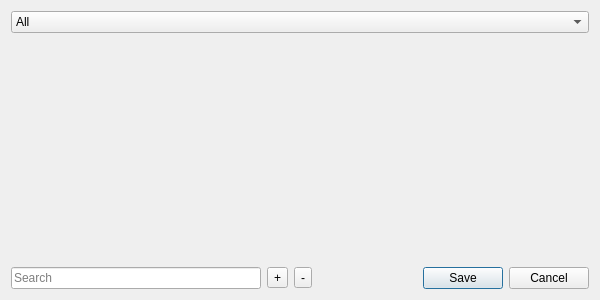
<?xml version="1.0" encoding="UTF-8"?>
<ui version="4.0">
 <class>ExportDialog</class>
 <widget class="QDialog" name="ExportDialog">
  <property name="geometry">
   <rect>
    <x>0</x>
    <y>0</y>
    <width>600</width>
    <height>300</height>
   </rect>
  </property>
  <property name="windowTitle">
   <string>Dialog</string>
  </property>
  <layout class="QGridLayout" name="gridLayout">
   <item row="0" column="0" colspan="4">
    <widget class="QComboBox" name="typeCombo">
     <item>
      <property name="text">
       <string>All</string>
      </property>
     </item>
     <item>
      <property name="text">
       <string>Visible</string>
      </property>
     </item>
     <item>
      <property name="text">
       <string>Selected</string>
      </property>
     </item>
    </widget>
   </item>
   <item row="1" column="0" colspan="4">
    <widget class="QScrollArea" name="itemsScrool">
     <property name="frameShape">
      <enum>QFrame::NoFrame</enum>
     </property>
     <property name="lineWidth">
      <number>0</number>
     </property>
     <property name="widgetResizable">
      <bool>true</bool>
     </property>
     <widget class="QWidget" name="itemsAreaWidgetContents">
      <property name="geometry">
       <rect>
        <x>0</x>
        <y>0</y>
        <width>582</width>
        <height>226</height>
       </rect>
      </property>
      <layout class="QVBoxLayout" name="itemsLayout"/>
     </widget>
    </widget>
   </item>
   <item row="2" column="0">
    <widget class="QLineEdit" name="classSearch">
     <property name="sizePolicy">
      <sizepolicy hsizetype="Fixed" vsizetype="Fixed">
       <horstretch>0</horstretch>
       <verstretch>0</verstretch>
      </sizepolicy>
     </property>
     <property name="minimumSize">
      <size>
       <width>250</width>
       <height>0</height>
      </size>
     </property>
     <property name="placeholderText">
      <string>Search</string>
     </property>
     <property name="clearButtonEnabled">
      <bool>true</bool>
     </property>
    </widget>
   </item>
   <item row="2" column="1">
    <widget class="QToolButton" name="selectButton">
     <property name="text">
      <string>+</string>
     </property>
     <property name="icon">
      <iconset theme="list-add">
       <normaloff>.</normaloff>.</iconset>
     </property>
     <property name="toolButtonStyle">
      <enum>Qt::ToolButtonTextOnly</enum>
     </property>
    </widget>
   </item>
   <item row="2" column="2">
    <widget class="QToolButton" name="unselectButton">
     <property name="text">
      <string>-</string>
     </property>
     <property name="icon">
      <iconset theme="list-remove">
       <normaloff>.</normaloff>.</iconset>
     </property>
     <property name="toolButtonStyle">
      <enum>Qt::ToolButtonTextOnly</enum>
     </property>
    </widget>
   </item>
   <item row="2" column="3">
    <widget class="QDialogButtonBox" name="buttonBox">
     <property name="orientation">
      <enum>Qt::Horizontal</enum>
     </property>
     <property name="standardButtons">
      <set>QDialogButtonBox::Cancel|QDialogButtonBox::Save</set>
     </property>
    </widget>
   </item>
  </layout>
 </widget>
 <resources/>
 <connections>
  <connection>
   <sender>buttonBox</sender>
   <signal>accepted()</signal>
   <receiver>ExportDialog</receiver>
   <slot>accept()</slot>
   <hints>
    <hint type="sourcelabel">
     <x>574</x>
     <y>287</y>
    </hint>
    <hint type="destinationlabel">
     <x>578</x>
     <y>299</y>
    </hint>
   </hints>
  </connection>
  <connection>
   <sender>buttonBox</sender>
   <signal>rejected()</signal>
   <receiver>ExportDialog</receiver>
   <slot>reject()</slot>
   <hints>
    <hint type="sourcelabel">
     <x>512</x>
     <y>288</y>
    </hint>
    <hint type="destinationlabel">
     <x>512</x>
     <y>299</y>
    </hint>
   </hints>
  </connection>
  <connection>
   <sender>selectButton</sender>
   <signal>clicked()</signal>
   <receiver>ExportDialog</receiver>
   <slot>selectButtonClicked()</slot>
   <hints>
    <hint type="sourcelabel">
     <x>273</x>
     <y>285</y>
    </hint>
    <hint type="destinationlabel">
     <x>280</x>
     <y>299</y>
    </hint>
   </hints>
  </connection>
  <connection>
   <sender>unselectButton</sender>
   <signal>clicked()</signal>
   <receiver>ExportDialog</receiver>
   <slot>unselectButtonClicked()</slot>
   <hints>
    <hint type="sourcelabel">
     <x>305</x>
     <y>286</y>
    </hint>
    <hint type="destinationlabel">
     <x>308</x>
     <y>299</y>
    </hint>
   </hints>
  </connection>
  <connection>
   <sender>classSearch</sender>
   <signal>textEdited(QString)</signal>
   <receiver>ExportDialog</receiver>
   <slot>searchTextEdited(QString)</slot>
   <hints>
    <hint type="sourcelabel">
     <x>172</x>
     <y>289</y>
    </hint>
    <hint type="destinationlabel">
     <x>206</x>
     <y>299</y>
    </hint>
   </hints>
  </connection>
  <connection>
   <sender>typeCombo</sender>
   <signal>currentIndexChanged(int)</signal>
   <receiver>ExportDialog</receiver>
   <slot>typeIndexChanged(int)</slot>
   <hints>
    <hint type="sourcelabel">
     <x>561</x>
     <y>18</y>
    </hint>
    <hint type="destinationlabel">
     <x>599</x>
     <y>21</y>
    </hint>
   </hints>
  </connection>
 </connections>
 <slots>
  <slot>selectButtonClicked()</slot>
  <slot>unselectButtonClicked()</slot>
  <slot>searchTextEdited(QString)</slot>
  <slot>typeIndexChanged(int)</slot>
 </slots>
</ui>
